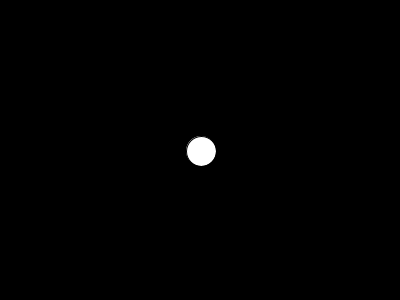
Frame 1 (no input)
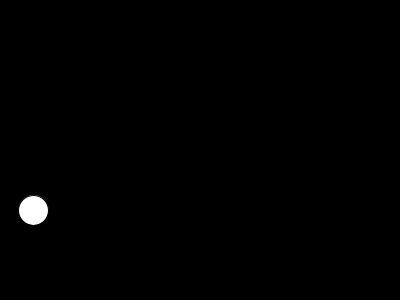
Frame 60 (the mouse pressed at the canvas centre just before this capture)
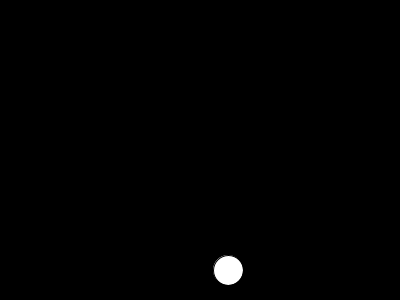
Frame 120 (the mouse held since frame 60 and released just before this capture)

The Processing sketch that drew these frames (run headless with seeded random() and noise(); from frame 60 on, the mouse is pressed at the canvas centre):

// Processing sketch: accelaration_1
// ── accelaration_1.pde
mover m ;
void setup(){
  
  size(400,300);
   m =new mover();
  
  
  
}
void draw(){
  background(0);
  m.update();
  m.edges();
  m.display();
  
  
  
  
}

// ── mover.pde
class mover {
   PVector location;
   PVector velocity;
   PVector acc;
   mover(){
     location = new PVector(width/2,height/2);
     velocity = new PVector(1,1);
     acc = new PVector(.1,0);
     
     
   }
   void update(){
     location.add(velocity);
     velocity.add(acc);
     
     
   }
   void edges(){
     if(location.x > width) location.x=0;
     if(location.x <0) location.x =width;
     if(location.y > height) location.y=0;
     if(location.y <0) location.y=height;
     
     
    }
    void display(){
      
      ellipse(location.x,location.y,30,30);
      
      
      
    }
  
  
  
  
  
}
